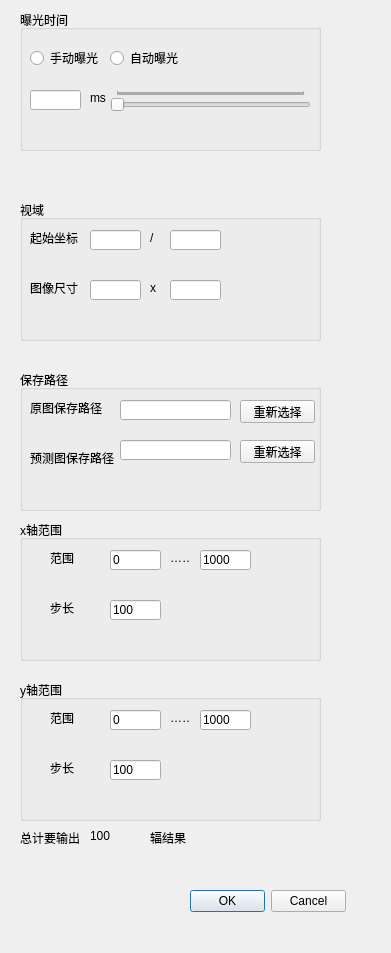
<?xml version="1.0" encoding="UTF-8"?>
<ui version="4.0">
 <class>Dialog</class>
 <widget class="QDialog" name="Dialog">
  <property name="geometry">
   <rect>
    <x>0</x>
    <y>0</y>
    <width>391</width>
    <height>953</height>
   </rect>
  </property>
  <property name="windowTitle">
   <string>Dialog</string>
  </property>
  <widget class="QGroupBox" name="Exposure">
   <property name="geometry">
    <rect>
     <x>20</x>
     <y>10</y>
     <width>301</width>
     <height>141</height>
    </rect>
   </property>
   <property name="title">
    <string>曝光时间</string>
   </property>
   <widget class="QRadioButton" name="HandExposure">
    <property name="geometry">
     <rect>
      <x>10</x>
      <y>40</y>
      <width>89</width>
      <height>16</height>
     </rect>
    </property>
    <property name="text">
     <string>手动曝光</string>
    </property>
   </widget>
   <widget class="QRadioButton" name="AutoExposure">
    <property name="geometry">
     <rect>
      <x>90</x>
      <y>40</y>
      <width>89</width>
      <height>16</height>
     </rect>
    </property>
    <property name="text">
     <string>自动曝光</string>
    </property>
   </widget>
   <widget class="QLineEdit" name="ExposureType">
    <property name="geometry">
     <rect>
      <x>10</x>
      <y>80</y>
      <width>51</width>
      <height>20</height>
     </rect>
    </property>
   </widget>
   <widget class="QLabel" name="ExposureUit">
    <property name="geometry">
     <rect>
      <x>70</x>
      <y>80</y>
      <width>21</width>
      <height>16</height>
     </rect>
    </property>
    <property name="text">
     <string>ms</string>
    </property>
   </widget>
   <widget class="QSlider" name="ExposureSlider">
    <property name="geometry">
     <rect>
      <x>90</x>
      <y>80</y>
      <width>201</width>
      <height>22</height>
     </rect>
    </property>
    <property name="minimum">
     <number>1</number>
    </property>
    <property name="maximum">
     <number>1000</number>
    </property>
    <property name="value">
     <number>1</number>
    </property>
    <property name="orientation">
     <enum>Qt::Horizontal</enum>
    </property>
    <property name="tickPosition">
     <enum>QSlider::TicksAbove</enum>
    </property>
    <property name="tickInterval">
     <number>1</number>
    </property>
   </widget>
  </widget>
  <widget class="QGroupBox" name="FrameSize">
   <property name="geometry">
    <rect>
     <x>20</x>
     <y>200</y>
     <width>301</width>
     <height>141</height>
    </rect>
   </property>
   <property name="title">
    <string>视域</string>
   </property>
   <widget class="QLineEdit" name="startLeftCoordinate">
    <property name="geometry">
     <rect>
      <x>70</x>
      <y>30</y>
      <width>51</width>
      <height>20</height>
     </rect>
    </property>
   </widget>
   <widget class="QLabel" name="startCoordinate">
    <property name="geometry">
     <rect>
      <x>10</x>
      <y>30</y>
      <width>51</width>
      <height>16</height>
     </rect>
    </property>
    <property name="text">
     <string>起始坐标</string>
    </property>
   </widget>
   <widget class="QLabel" name="interval1">
    <property name="geometry">
     <rect>
      <x>130</x>
      <y>30</y>
      <width>21</width>
      <height>16</height>
     </rect>
    </property>
    <property name="text">
     <string>/</string>
    </property>
   </widget>
   <widget class="QLineEdit" name="startRightCoordinate">
    <property name="geometry">
     <rect>
      <x>150</x>
      <y>30</y>
      <width>51</width>
      <height>20</height>
     </rect>
    </property>
   </widget>
   <widget class="QLineEdit" name="imageWidth">
    <property name="geometry">
     <rect>
      <x>70</x>
      <y>80</y>
      <width>51</width>
      <height>20</height>
     </rect>
    </property>
   </widget>
   <widget class="QLabel" name="imageSize">
    <property name="geometry">
     <rect>
      <x>10</x>
      <y>80</y>
      <width>51</width>
      <height>16</height>
     </rect>
    </property>
    <property name="text">
     <string>图像尺寸</string>
    </property>
   </widget>
   <widget class="QLabel" name="interval2">
    <property name="geometry">
     <rect>
      <x>130</x>
      <y>80</y>
      <width>21</width>
      <height>16</height>
     </rect>
    </property>
    <property name="text">
     <string>x</string>
    </property>
   </widget>
   <widget class="QLineEdit" name="imageHeight">
    <property name="geometry">
     <rect>
      <x>150</x>
      <y>80</y>
      <width>51</width>
      <height>20</height>
     </rect>
    </property>
   </widget>
  </widget>
  <widget class="QGroupBox" name="ImageSave">
   <property name="geometry">
    <rect>
     <x>20</x>
     <y>370</y>
     <width>301</width>
     <height>141</height>
    </rect>
   </property>
   <property name="title">
    <string>保存路径</string>
   </property>
   <widget class="QLineEdit" name="originPath">
    <property name="geometry">
     <rect>
      <x>100</x>
      <y>30</y>
      <width>111</width>
      <height>20</height>
     </rect>
    </property>
   </widget>
   <widget class="QLabel" name="originLabel">
    <property name="geometry">
     <rect>
      <x>10</x>
      <y>30</y>
      <width>81</width>
      <height>16</height>
     </rect>
    </property>
    <property name="text">
     <string>原图保存路径</string>
    </property>
   </widget>
   <widget class="QLineEdit" name="predictPath">
    <property name="geometry">
     <rect>
      <x>100</x>
      <y>70</y>
      <width>111</width>
      <height>20</height>
     </rect>
    </property>
   </widget>
   <widget class="QLabel" name="predictLabel">
    <property name="geometry">
     <rect>
      <x>10</x>
      <y>80</y>
      <width>91</width>
      <height>16</height>
     </rect>
    </property>
    <property name="text">
     <string>预测图保存路径</string>
    </property>
   </widget>
   <widget class="QPushButton" name="originPathSelect">
    <property name="geometry">
     <rect>
      <x>220</x>
      <y>30</y>
      <width>75</width>
      <height>23</height>
     </rect>
    </property>
    <property name="text">
     <string>重新选择</string>
    </property>
   </widget>
   <widget class="QPushButton" name="predictPathSelect">
    <property name="geometry">
     <rect>
      <x>220</x>
      <y>70</y>
      <width>75</width>
      <height>23</height>
     </rect>
    </property>
    <property name="text">
     <string>重新选择</string>
    </property>
   </widget>
  </widget>
  <widget class="QGroupBox" name="XAxisRange">
   <property name="geometry">
    <rect>
     <x>20</x>
     <y>520</y>
     <width>301</width>
     <height>141</height>
    </rect>
   </property>
   <property name="title">
    <string>x轴范围</string>
   </property>
   <widget class="QLabel" name="label_7">
    <property name="geometry">
     <rect>
      <x>30</x>
      <y>80</y>
      <width>51</width>
      <height>16</height>
     </rect>
    </property>
    <property name="text">
     <string>步长</string>
    </property>
   </widget>
   <widget class="QLineEdit" name="lineEdit_7">
    <property name="geometry">
     <rect>
      <x>90</x>
      <y>30</y>
      <width>51</width>
      <height>20</height>
     </rect>
    </property>
    <property name="text">
     <string>0</string>
    </property>
   </widget>
   <widget class="QLabel" name="label_10">
    <property name="geometry">
     <rect>
      <x>30</x>
      <y>30</y>
      <width>51</width>
      <height>16</height>
     </rect>
    </property>
    <property name="text">
     <string>范围</string>
    </property>
   </widget>
   <widget class="QLabel" name="startPositionX">
    <property name="geometry">
     <rect>
      <x>150</x>
      <y>30</y>
      <width>21</width>
      <height>16</height>
     </rect>
    </property>
    <property name="text">
     <string>……</string>
    </property>
   </widget>
   <widget class="QLineEdit" name="endPositionX">
    <property name="geometry">
     <rect>
      <x>180</x>
      <y>30</y>
      <width>51</width>
      <height>20</height>
     </rect>
    </property>
    <property name="text">
     <string>1000</string>
    </property>
   </widget>
   <widget class="QLineEdit" name="stepLengthX">
    <property name="geometry">
     <rect>
      <x>90</x>
      <y>80</y>
      <width>51</width>
      <height>20</height>
     </rect>
    </property>
    <property name="text">
     <string>100</string>
    </property>
   </widget>
  </widget>
  <widget class="QGroupBox" name="YAxisRange">
   <property name="geometry">
    <rect>
     <x>20</x>
     <y>680</y>
     <width>301</width>
     <height>141</height>
    </rect>
   </property>
   <property name="title">
    <string>y轴范围</string>
   </property>
   <widget class="QLabel" name="label_9">
    <property name="geometry">
     <rect>
      <x>30</x>
      <y>80</y>
      <width>51</width>
      <height>16</height>
     </rect>
    </property>
    <property name="text">
     <string>步长</string>
    </property>
   </widget>
   <widget class="QLineEdit" name="startPositionY">
    <property name="geometry">
     <rect>
      <x>90</x>
      <y>30</y>
      <width>51</width>
      <height>20</height>
     </rect>
    </property>
    <property name="text">
     <string>0</string>
    </property>
   </widget>
   <widget class="QLabel" name="label_12">
    <property name="geometry">
     <rect>
      <x>30</x>
      <y>30</y>
      <width>51</width>
      <height>16</height>
     </rect>
    </property>
    <property name="text">
     <string>范围</string>
    </property>
   </widget>
   <widget class="QLabel" name="label_13">
    <property name="geometry">
     <rect>
      <x>150</x>
      <y>30</y>
      <width>21</width>
      <height>16</height>
     </rect>
    </property>
    <property name="text">
     <string>……</string>
    </property>
   </widget>
   <widget class="QLineEdit" name="endPositionY">
    <property name="geometry">
     <rect>
      <x>180</x>
      <y>30</y>
      <width>51</width>
      <height>20</height>
     </rect>
    </property>
    <property name="text">
     <string>1000</string>
    </property>
   </widget>
   <widget class="QLineEdit" name="stepLengthY">
    <property name="geometry">
     <rect>
      <x>90</x>
      <y>80</y>
      <width>51</width>
      <height>20</height>
     </rect>
    </property>
    <property name="text">
     <string>100</string>
    </property>
   </widget>
  </widget>
  <widget class="QLabel" name="label_14">
   <property name="geometry">
    <rect>
     <x>20</x>
     <y>830</y>
     <width>71</width>
     <height>16</height>
    </rect>
   </property>
   <property name="text">
    <string>总计要输出</string>
   </property>
  </widget>
  <widget class="QLabel" name="label_15">
   <property name="geometry">
    <rect>
     <x>150</x>
     <y>830</y>
     <width>71</width>
     <height>16</height>
    </rect>
   </property>
   <property name="text">
    <string>辐结果</string>
   </property>
  </widget>
  <widget class="QLabel" name="imageNum">
   <property name="geometry">
    <rect>
     <x>90</x>
     <y>830</y>
     <width>54</width>
     <height>12</height>
    </rect>
   </property>
   <property name="text">
    <string>100</string>
   </property>
  </widget>
  <widget class="QDialogButtonBox" name="buttonBox">
   <property name="geometry">
    <rect>
     <x>190</x>
     <y>890</y>
     <width>156</width>
     <height>23</height>
    </rect>
   </property>
   <property name="standardButtons">
    <set>QDialogButtonBox::Cancel|QDialogButtonBox::Ok</set>
   </property>
  </widget>
 </widget>
 <resources/>
 <connections/>
</ui>
